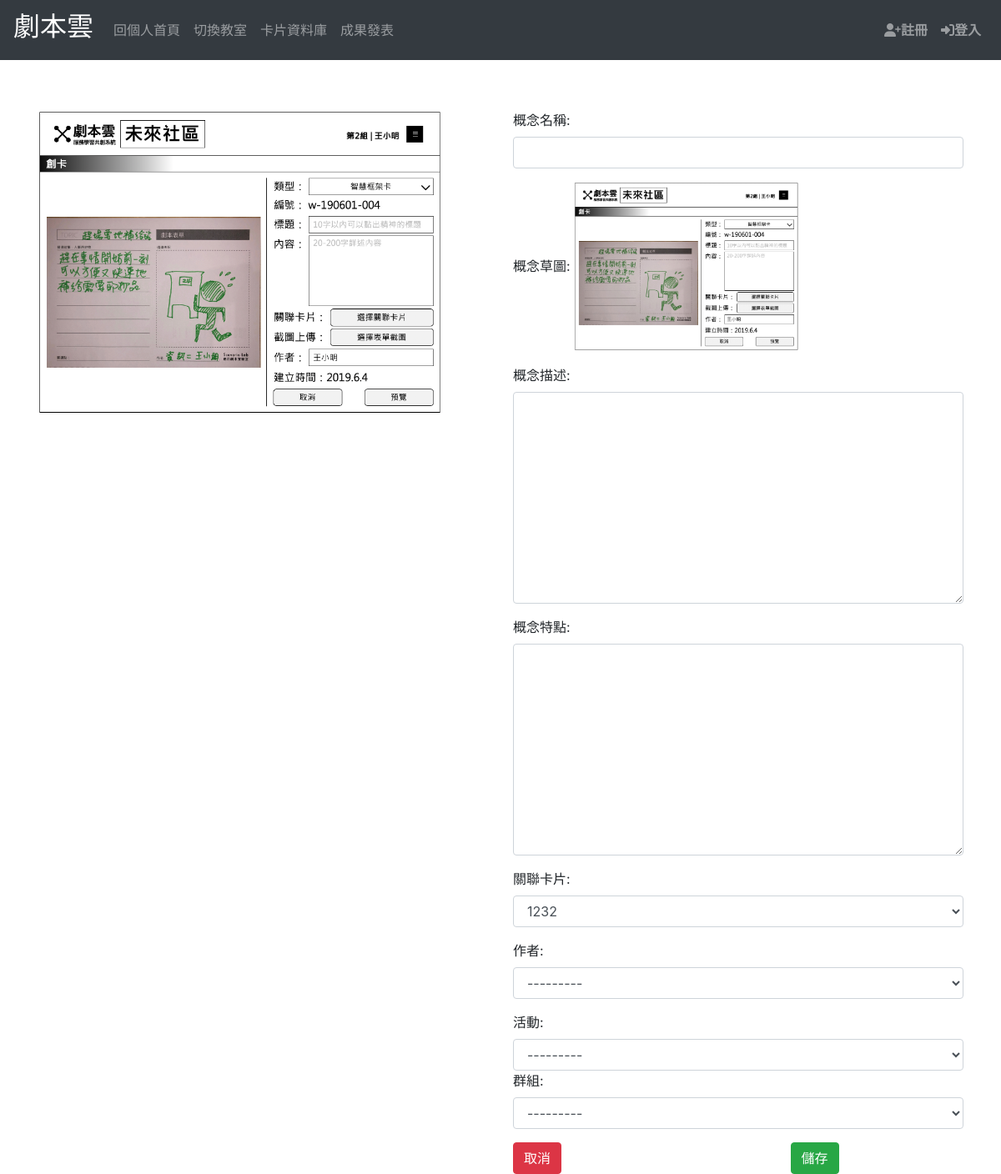
/createcard/10, run on the app's committed database.
### pbltest/models.py (models this page shows, shortened)
class UPCard(models.Model):
    title = models.CharField(max_length=100)
    author = models.ForeignKey('login.User', on_delete=models.CASCADE, null=True, blank=True)
    pdf = models.FileField(upload_to="media/card/img/", null=True, blank=True)
    cover = models.ImageField(upload_to="card/covers/", null=True, blank=True)
    class_material = models.CharField(max_length=100, null=True)
    group = models.ForeignKey('login.Group', on_delete=models.CASCADE, null=True, blank=True)
    activate = models.ForeignKey('login.CreateActivate', on_delete=models.CASCADE, null=True, blank=True)
    thumbnail = models.CharField(max_length=100, null=True)

### login/models.py (models this page shows)
class Group(models.Model):
    group = models.CharField(max_length=128, null=True, blank=True)
    group_user = models.ManyToManyField(User, blank=True, related_name='user_user')
    activate = models.ForeignKey('CreateActivate', on_delete=models.CASCADE, blank=True)
    def __str__(self):
        return self.group

### pbltest/views.py (the view)
# urls.py: path('createcard/<int:pk>', post_card, name='createcard'),
def post_card(request, pk):
    post = UPCard.objects.all()
    card = UPCard.objects.get(id=pk)
    author = User.objects.all()
    group = Group.objects.all();
    if request.method == "POST":
        card_form = CreateCardForm(request.POST)
        if card_form.is_valid():
            final_card = card_form.save()
            url = reverse('preview_card', args=[final_card.pk])
            return redirect(url)
    else:
        card_form = CreateCardForm()
    context = {
        'form': card_form,
        'pk': pk,
        'card': card,
        'author': author,
        'group': group,
    }
    return render(request, "create_card.html", context)

### login/models.py (called while the page is built)
    def __str__(self):
        return self.name

    def __str__(self):
        return self.activate_name

### templates/create_card.html
{% extends 'base.html' %}
{% block content %}
    {% include "Card/create_card.html" %}
{% endblock %}

### templates/Card/create_card.html (shortened to what this page needs)
{% block context %}
    <form method="POST" class="post-form">
            <div class="container" style="margin-top: 5%">
                <div class="row">
                    <div class="col-md-6">
                        <img src="{{ card.cover.url }}" width="90%">
                    </div>
                    <div class="col-md-6">
                        <div class="form-group">
                            <label for="card-title"> 概念名稱:</label>
                            {{ form.title }}
                        </div>
                        <div class="form-group">
                            <label for="card-context"> 概念草圖:</label>
                           <img src ="/{{ card.thumbnail }}" width="50%"/>
                         </div>
                        <div class="form-group">
                            <label for="card-context"> 概念描述:</label>
                            {{ form.context }}
                        </div>
                        <div class="form-group">
                            <label for="card-context"> 概念特點:</label>
                            {{ form.context1 }}
                        </div>
                        <div class="form-group">
                            <label for="card-cover"> 關聯卡片:</label>
                            <select id="card-cover" class="form-control" name="cover">
                                <option value="{{ card.id }}">{{ card.title }}</option>
                        </select>
                        </div>
                        <div class="form-group">
                            <label for="card-author" > 作者:</label>
                            {{ form.author }}
                        </div>
                        <div class="form-activate">
                            <label for="card-activate" > 活動:</label>
                            {{ form.activate }}
                        </div>
                        <div class="form-group">
                            <label for="card-group" > 群組:</label>
                            {{ form.group }}
                        </div>
                        <button type="reset" class="btn btn-danger" style="margin-right: 50%">取消</button>
                        <button type="submit" class="btn btn-success">儲存</button>
                    </div>
                </div>
            </div>
        </form>
{% endblock %}

### data on the page
UPCard: cover (picture), thumbnail (picture), cover "1232"
Group: activate "---------"
Group: group "---------"
